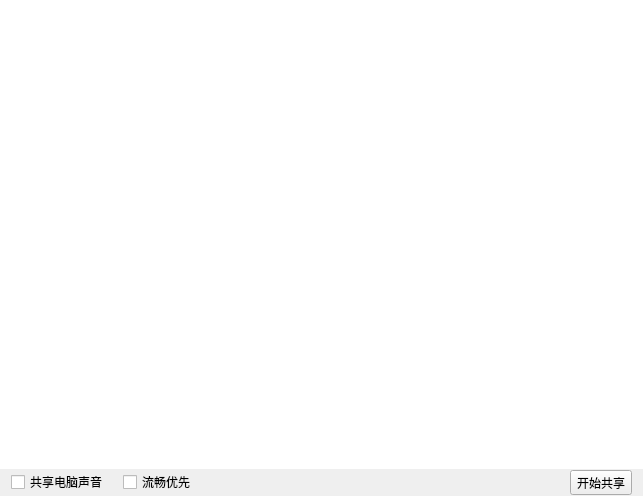
<?xml version="1.0" encoding="UTF-8"?>
<ui version="4.0">
 <class>ShareSourceSelectDlg</class>
 <widget class="QWidget" name="ShareSourceSelectDlg">
  <property name="geometry">
   <rect>
    <x>0</x>
    <y>0</y>
    <width>643</width>
    <height>496</height>
   </rect>
  </property>
  <property name="windowTitle">
   <string>ShareSourceSelectDlg</string>
  </property>
  <layout class="QVBoxLayout" name="verticalLayout">
   <property name="spacing">
    <number>0</number>
   </property>
   <property name="leftMargin">
    <number>0</number>
   </property>
   <property name="topMargin">
    <number>0</number>
   </property>
   <property name="rightMargin">
    <number>0</number>
   </property>
   <property name="bottomMargin">
    <number>0</number>
   </property>
   <item>
    <widget class="QListWidget" name="thumList">
     <property name="frameShape">
      <enum>QFrame::NoFrame</enum>
     </property>
     <property name="lineWidth">
      <number>0</number>
     </property>
     <property name="horizontalScrollBarPolicy">
      <enum>Qt::ScrollBarAlwaysOff</enum>
     </property>
     <property name="movement">
      <enum>QListView::Static</enum>
     </property>
     <property name="viewMode">
      <enum>QListView::IconMode</enum>
     </property>
    </widget>
   </item>
   <item>
    <widget class="QWidget" name="bottomBar" native="true">
     <property name="sizePolicy">
      <sizepolicy hsizetype="Preferred" vsizetype="Fixed">
       <horstretch>0</horstretch>
       <verstretch>0</verstretch>
      </sizepolicy>
     </property>
     <layout class="QHBoxLayout" name="horizontalLayout_2">
      <property name="spacing">
       <number>15</number>
      </property>
      <property name="topMargin">
       <number>0</number>
      </property>
      <property name="bottomMargin">
       <number>0</number>
      </property>
      <item>
       <widget class="QCheckBox" name="audioBtn">
        <property name="text">
         <string>共享电脑声音</string>
        </property>
        <property name="autoExclusive">
         <bool>false</bool>
        </property>
       </widget>
      </item>
      <item>
       <widget class="QCheckBox" name="fluencyBtn">
        <property name="text">
         <string>流畅优先</string>
        </property>
        <property name="autoExclusive">
         <bool>false</bool>
        </property>
       </widget>
      </item>
      <item>
       <spacer name="horizontalSpacer_3">
        <property name="orientation">
         <enum>Qt::Horizontal</enum>
        </property>
        <property name="sizeHint" stdset="0">
         <size>
          <width>591</width>
          <height>27</height>
         </size>
        </property>
       </spacer>
      </item>
      <item>
       <widget class="QToolButton" name="startScreenBtn">
        <property name="sizePolicy">
         <sizepolicy hsizetype="Fixed" vsizetype="Fixed">
          <horstretch>0</horstretch>
          <verstretch>0</verstretch>
         </sizepolicy>
        </property>
        <property name="text">
         <string>开始共享</string>
        </property>
       </widget>
      </item>
     </layout>
    </widget>
   </item>
  </layout>
 </widget>
 <layoutdefault spacing="6" margin="11"/>
 <resources/>
 <connections/>
</ui>
